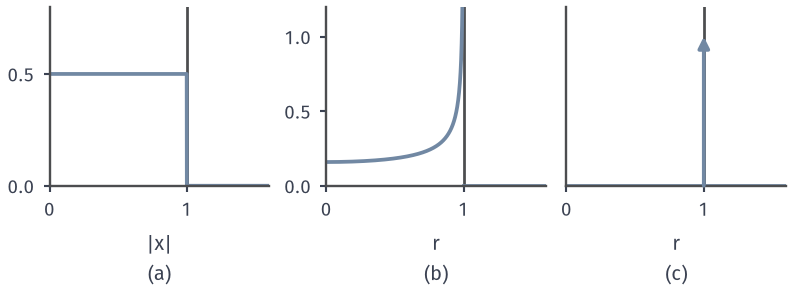

Reproduce this figure in Python.
from pathlib import Path
import sys
ROOT = next(p for p in Path(__file__).resolve().parents if (p/"build.sh").is_file() and (p/"tex/book.tex").is_file())
sys.path.insert(0, str(ROOT/"figures/06-differential-equations/02-partial-differential-equations/matplotlib/wave-common"))
from wave_common import *
# Target: point-impulse response at t=1, c=1, in dimensions 1,2,3 (closed formulas).
fig, axs = figure(width_mm=112, height_mm=42, ncols=3)
r = np.linspace(0, 1.6, 1601)
ax = axs[0]; style(ax); ax.plot(r, np.where(r < 1, .5, 0.), color=BLUE, lw=1.5)
ax.set_ylim(0, .8); ax.set_yticks([0, .5]); sub(ax, 'a', '$|x|$')
ax = axs[1]; style(ax); rr = r[r < .9995]; ax.plot(rr, 1/(2*np.pi*np.sqrt(1-rr**2)), color=BLUE, lw=1.5); ax.plot([1, 1.6], [0, 0], color=BLUE, lw=1.5)
ax.set_ylim(0, 1.2); ax.set_yticks([0, .5, 1]); sub(ax, 'b', '$r$')
ax = axs[2]; style(ax); ax.plot([0, 1.6], [0, 0], color=BLUE, lw=1.5)
ax.annotate('', xy=(1, 1.0), xytext=(1, 0), arrowprops=dict(arrowstyle='-|>', color=BLUE, lw=1.5, mutation_scale=9, shrinkA=0, shrinkB=0))
ax.set_ylim(0, 1.2); ax.set_yticks([]); sub(ax, 'c', '$r$')
for ax in axs:
    ax.axvline(1, color=LINE, lw=1.1, zorder=0); ax.set_xlim(0, 1.6); ax.set_xticks([0, 1])
save(fig, HERE(__file__), 'figure', {'formula': '1D: 1/2 on r<1; 2D: 1/(2 pi sqrt(1-r^2)); 3D: delta(r-1)/(4 pi)'})
